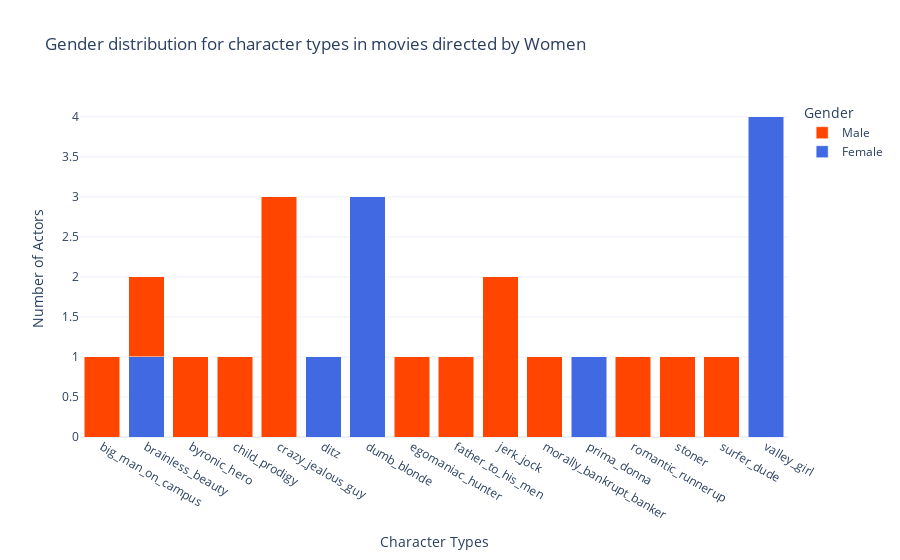

This figure's notebook cell:
### Code cell
female_character_type_gender_counts = tvtropes_female_directors.groupby(['character_type', 'actor_gender']).size().unstack(fill_value=0)
categories = female_character_type_gender_counts.index
female_counts = female_character_type_gender_counts.iloc[:, 0]  # Assuming the first column is for females
male_counts = female_character_type_gender_counts.iloc[:, 1]    # Assuming the second column is for males

# Create the figure
fig = go.Figure()

# Add female counts
fig.add_trace(go.Bar(
    x=categories,
    y=female_counts,
    name='Female',
    marker_color='royalblue'
))

# Add male counts
fig.add_trace(go.Bar(
    x=categories,
    y=male_counts,
    name='Male',
    marker_color='orangered'
))

# Update layout
fig.update_layout(
    barmode='stack',
    title="Gender distribution for character types in movies directed by Women",
    xaxis_title="Character Types",
    yaxis_title="Number of Actors",
    legend_title="Gender",
    template="plotly_white"
)

# Show the plot
fig.show()

### Figure 1 — Plotly figure (JSON) as saved in the notebook; plotly's stock layout.template omitted (floating-point values rounded to 4 significant figures)
{"data": [{"marker": {"color": "royalblue"}, "name": "Female", "type": "bar", "x": ["big_man_on_campus", "brainless_beauty", "byronic_hero", "child_prodigy", "crazy_jealous_guy", "ditz", "dumb_blonde", "egomaniac_hunter", "father_to_his_men", "jerk_jock", "morally_bankrupt_banker", "prima_donna", "romantic_runnerup", "stoner", "surfer_dude", "valley_girl"], "y": [0, 1, 0, 0, 0, 1, 3, 0, 0, 0, 0, 1, 0, 0, 0, 4]}, {"marker": {"color": "orangered"}, "name": "Male", "type": "bar", "x": ["big_man_on_campus", "brainless_beauty", "byronic_hero", "child_prodigy", "crazy_jealous_guy", "ditz", "dumb_blonde", "egomaniac_hunter", "father_to_his_men", "jerk_jock", "morally_bankrupt_banker", "prima_donna", "romantic_runnerup", "stoner", "surfer_dude", "valley_girl"], "y": [1, 1, 1, 1, 3, 0, 0, 1, 1, 2, 1, 0, 1, 1, 1, 0]}], "layout": {"barmode": "stack", "legend": {"title": {"text": "Gender"}}, "title": {"text": "Gender distribution for character types in movies directed by Women"}, "xaxis": {"title": {"text": "Character Types"}}, "yaxis": {"title": {"text": "Number of Actors"}}}}
